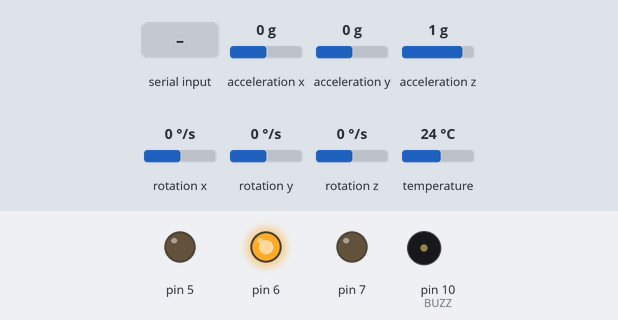
A sketch run on a simulated Arduino Uno, built with avr-gcc and run on an emulated ATmega328P. On the bench: output pins drawn as LEDs (lit = HIGH), buzzer (waves = sounding). Dashed ring = blinking. Inputs (shaded band) come from the test bench; at power-on: acceleration x 0 g, acceleration y 0 g, acceleration z 1 g, rotation x 0 °/s, rotation y 0 °/s, rotation z 0 °/s, temperature 24 °C. Storage starts empty; pins used as bus, display or sensor lines are not drawn; what the sketch prints to the serial monitor is not drawn.

Above: at 2.1 s.
3.3 s: "s\n" received over the second serial link
At 4.2 s:
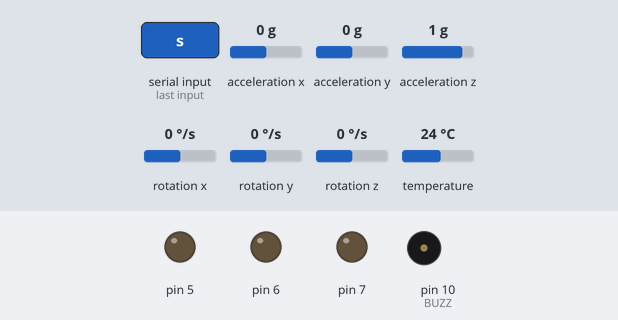
At 5.7 s:
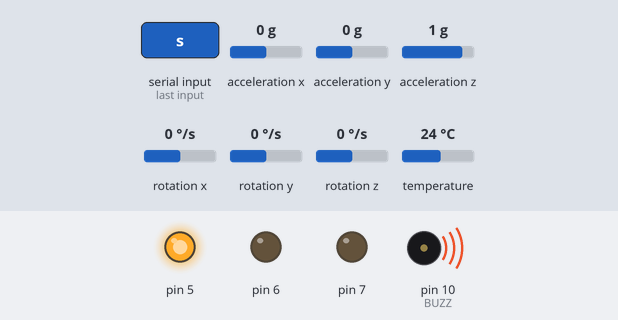
7.7 s: "1\n" received over the second serial link
At 11.5 s:
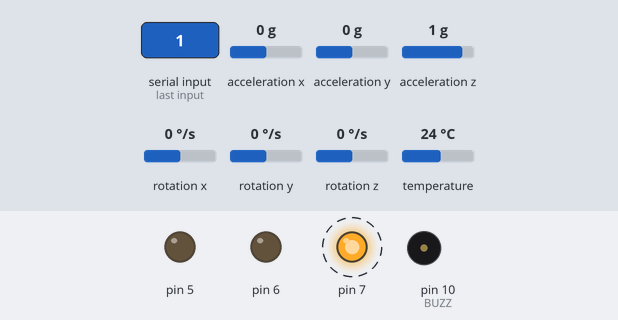
Timing chart, 0 to 18.1 s (numbered marks = the images above; inputs shaded):
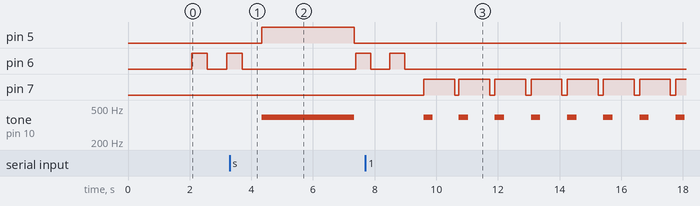

The sketch:

2Gen.ino
```cpp
/*
 * This Program is aimed for controlling Rocket remotely and gathering data on flight
 * 2 - Generation Rocket
 *
 * By LOOOK UP. 21.08.22
 *
 * https://loookup.tistory.com
 *
 *
 *
 * Arduino UNO X2
 *
 * HC-06 : 5V, RX(2), TX(3) (Android only)
 * SD RE : 5V, CS(4), SCK(13), MOSI(11), MISO(12)
 * MPU6050 : 3.3V, SCL(A5), SDA(A4)
 * LED : R(5), B(6), G(7)
 * BUZZER : +(10)
 *
 *
 */


#include <SPI.h>
#include <SD.h>
#include "Wire.h"
#include <MPU6050_light.h>
#include <SoftwareSerial.h> // For HC-06


SoftwareSerial mySerial(3, 2);  // RX, Tx

File myFile;

MPU6050 mpu(Wire);

volatile char Data = '0';

int T = 10;

unsigned int BUZZ = 10;

unsigned int TONE = 392;

int num = 0;


void Signal() {

  if( T > 0) {

    if(mySerial.available()){

      mySerial.write(Serial.read());

      Data = mySerial.read();

      if(Data == 's') {      // Stop Sequence

        mySerial.println("******* Emergency Stop *******\n");

        digitalWrite(5, HIGH);

        digitalWrite(BUZZ, LOW);

        tone(BUZZ, TONE);

        delay(3000);

        digitalWrite(BUZZ,HIGH);

        noTone(BUZZ);

        digitalWrite(5,LOW);

        mySerial.println("Launch System returns to Standby \n");

        T = 10;

        Data = '0';

      }

    } else {

      mySerial.println("Waiting for Launch Signal... \n");

      Data = Data;

    }

  LED(Data);

  } else {

    digitalWrite(7, HIGH);

  }


}

void LED(char Data){

  if(Data == '1' | T < 10) {               // Launch Status

    mySerial.print(T);

    mySerial.println("\n");

    digitalWrite(7, HIGH);

    BUZ();

    delay(700);

    digitalWrite(7, LOW);

    delay(10);

    T--;

//    if(T == 0) {
//
//      mySerial.println("Ignition \n");
//
//      digitalWrite(9,HIGH);
//
//      delay(1000);
//
//      digitalWrite(9,LOW);
//
//    }

  } else {                      // Standby Status

    digitalWrite(6, HIGH);

    delay(500);

    digitalWrite(6, LOW);

    delay(500);

  }

}

void Save() {

  mpu.update();

  if(T < 10) {

    myFile = SD.open("Data.txt", FILE_WRITE);

    if(myFile) {

      Serial.print("txt파일 작성 중....");

      myFile.println(num);myFile.println("th");

      myFile.println("Temperature : ");myFile.println(mpu.getTemp());

      myFile.println("ACCELERO  X: ");myFile.println(mpu.getAccX());
      myFile.println("ACCELERO  Y: ");myFile.println(mpu.getAccY());
      myFile.println("ACCELERO  Z: ");myFile.println(mpu.getAccZ());

      myFile.println("ACC ANGLE X: ");myFile.println(mpu.getAccAngleX());
      myFile.println("ACC ANGLE Y: ");myFile.println(mpu.getAccAngleY());

      myFile.println("ANGLE     X: ");myFile.println(mpu.getAngleX());
      myFile.println("ANGLE     Y: ");myFile.println(mpu.getAngleY());
      myFile.println("ANGLE     Z: ");myFile.println(mpu.getAngleZ());

      myFile.println("GYRO      X: ");myFile.println(mpu.getGyroX());
      myFile.println("GYRO      Y: ");myFile.println(mpu.getGyroY());
      myFile.println("GYRO      Z: ");myFile.println(mpu.getGyroZ());


      myFile.close();

      Serial.println("Complete ! \n");

    }
    else {

      Serial.println("Fail to open TXT File \n");

    }

    num++;

  }

}


void BUZ() {

   digitalWrite(BUZZ, LOW);

   tone(BUZZ, TONE);

   delay(300);

   digitalWrite(BUZZ,HIGH);

   noTone(BUZZ);

};


void setup() {

  Serial.begin(9600);

  mySerial.begin(9600);

  Wire.begin();

  Serial.println("Initializing SD card... \n"); // SD카드 모듈 초기화 진행SD카드 모듈 초기화 진행

  if (!SD.begin(4)) {

    Serial.println("Fail to Initialize \n");

    while (1) {}

  }

  Serial.println("Suceed ! \n");

  byte status = mpu.begin();

  Serial.print(F("MPU6050 status: "));

  Serial.println(status);

  while(status!=0){ } // stop everything if could not connect to MPU6050

  Serial.println(F("Calculating offsets, do not move MPU6050"));

  delay(1000);

  mpu.calcOffsets(true,true); // gyro and accelero

  Serial.println("Done! \n");

  pinMode(5,OUTPUT); // R
  pinMode(6,OUTPUT); // B
  pinMode(7,OUTPUT); // G
  pinMode(10,OUTPUT); // BUZZ

}


void loop() {

  Signal();

  Save();

  delay(100);

}
```

Measured:
- after the input at 3.3 s, pin 5: LOW → HIGH after 1.0 s, → LOW 3.0 s later; tone on pin 10 (BUZZ): silent → 392 Hz after 1.0 s, → silent 3.0 s later
- after the input at 7.7 s, pin 6: goes on until 9.0 s, then stays LOW; pin 7: alternates HIGH for 1.0 s and LOW for 0.17 s, starting after 1.9 s; tone on pin 10 (BUZZ): alternates 392 Hz for 0.30 s and silent for 0.87 s, starting after 1.9 s
